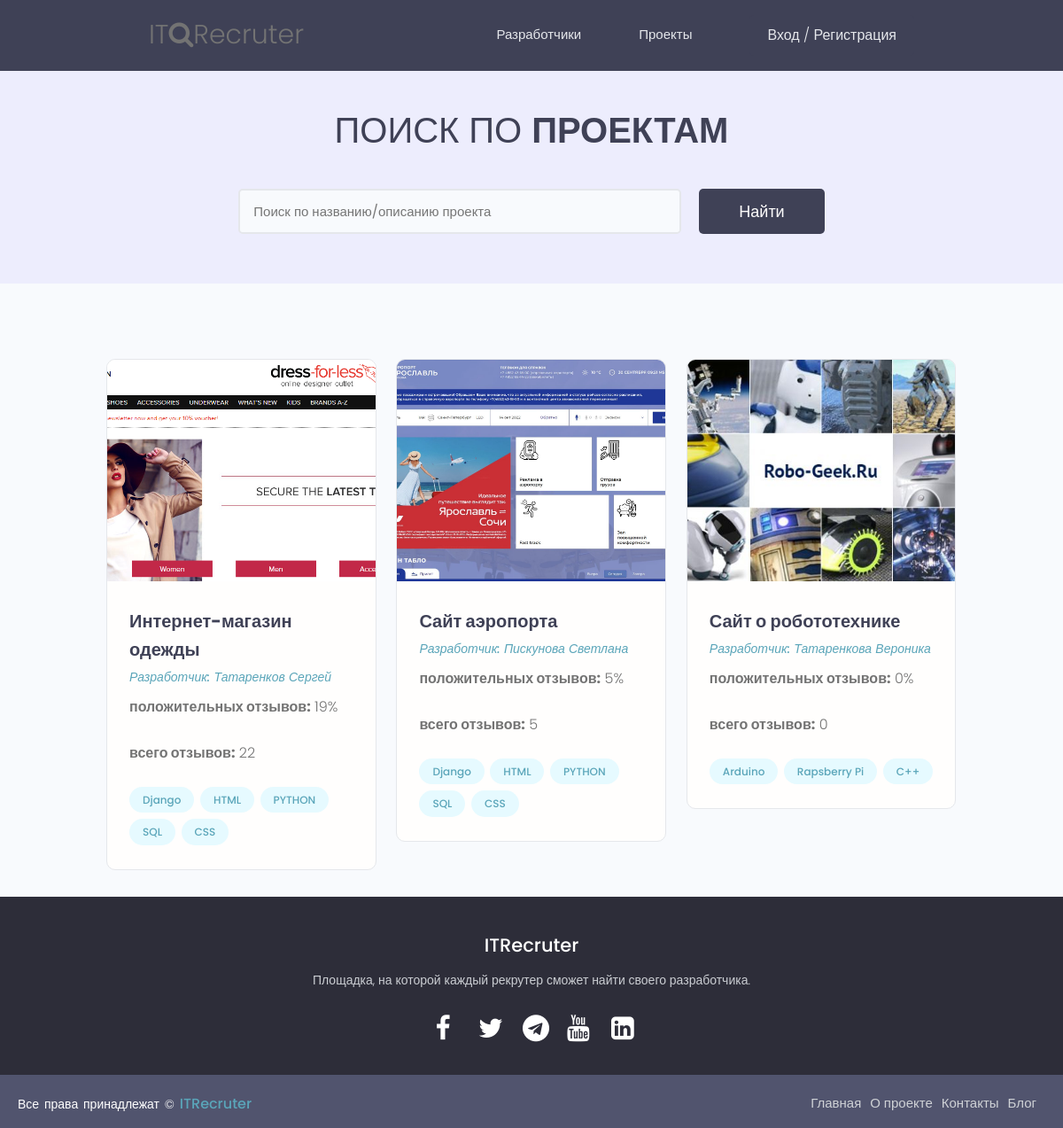
The page / on the database its author committed.
### projects/models.py (models this page shows, shortened)
class Project(models.Model):
    title = models.CharField(max_length=100)
    slug = models.SlugField()
    description = models.TextField(null=True, blank=True)
    image = models.ImageField(null=True, blank=True, default='projects/default.jpg', upload_to='projects')
    tags = models.ManyToManyField(Tag, blank=True)
    total_votes = models.IntegerField(default=0, null=True, blank=True)
    votes_ratio = models.IntegerField(default=0, null=True, blank=True)
    demo_link = models.CharField(max_length=500, null=True, blank=True)
    source_link = models.CharField(max_length=500, null=True, blank=True)
    owner = models.ForeignKey(Profile, blank=True, null=True, on_delete=models.CASCADE)
    created_at = models.DateTimeField(auto_now_add=True)
    id = models.UUIDField(default=uuid.uuid4, unique=True, primary_key=True, editable=False)
    class Meta:
        verbose_name = 'Проект'
        verbose_name_plural = 'Проекты'

class Tag(models.Model):
    name = models.CharField(max_length=100)
    slug = models.SlugField()
    created_at = models.DateTimeField(auto_now_add=True)
    id = models.UUIDField(default=uuid.uuid4, unique=True, primary_key=True, editable=False)
    class Meta:
        verbose_name = 'Тэг'
        verbose_name_plural = 'Тэги'
    def __str__(self):
        return self.name

### users/models.py (models this page shows, shortened)
class Profile(models.Model):
    user = models.OneToOneField(User, on_delete=models.CASCADE, null=True, blank=True)
    username = models.CharField(max_length=50, blank=True, null=True, verbose_name='Никнейм')
    name = models.CharField(max_length=50, blank=True, null=True, verbose_name='Фамилия Имя')
    email = models.EmailField(max_length=50, blank=True, null=True, verbose_name='E-Mail')
    bio = models.TextField(blank=True, null=True, verbose_name='Биография')
    intro = models.CharField(max_length=100, blank=True, null=True, verbose_name='Основная специальность')
    image = models.ImageField(blank=True, null=True, default='profile/default.jpg', upload_to='profile')
    city = models.CharField(max_length=30, blank=True, null=True, verbose_name='Город')
    skills = models.ManyToManyField(Skill, blank=True, verbose_name='Скилы')
    github = models.URLField(blank=True, null=True, verbose_name='GitHub')
    youtube = models.URLField(blank=True, null=True, verbose_name='YouTube')
    twitter = models.URLField(blank=True, null=True, verbose_name='Twitter')
    instagram = models.URLField(blank=True, null=True, verbose_name='Instagram')
    telegram = models.URLField(blank=True, null=True, verbose_name='Telegram')
    linkedin = models.URLField(blank=True, null=True, verbose_name='LinkedIn')
    website = models.URLField(blank=True, null=True, verbose_name='Мой сайт')
    created_at = models.DateTimeField(auto_now_add=True)
    id = models.UUIDField(default=uuid.uuid4, primary_key=True, unique=True, editable=False)
    class Meta:
        verbose_name = 'Профиль пользователя'
        verbose_name_plural = 'Профили пользователей'
        ordering = ['created_at']

### projects/views.py (the view)
# urls.py: path('', ProjectsListView.as_view(), name='projects'),
class ProjectsListView(View):
    def get(self, request):
        projects = Project.objects.all()
        context = {'projects': projects}
        return render(request, 'projects/projects.html', context=context)

### templates/projects/projects.html (shortened to what this page needs)
{% extends 'base.html' %}
{% block content %}
{% load static %}
<main class="projects">
    <section class="hero-section text-center">
        <div class="container container--narrow">
            <div class="hero-section__box">
                                <h2>Поиск по <span>проектам</span></h2>
            </div>
            <div class="hero-section__search">
                <form id='searchForm' class="form" action="{% url 'projects' %}" method="get">
                    <div class="form__field">
                        <input class="input input--text" id="formInput#search" type="text" name="search_query"
                            placeholder="Поиск по названию/описанию проекта" value="{{ search_query }}" />
                    </div>
                    <input class="btn btn--sub btn--lg" type="submit" value="Найти" />
                </form>
            </div>
        </div>
    </section>
    <section class="projectsList">
        <div class="container">
            <div class="grid grid--three">
                {% for project in projects %}
                <div class="column">
                    <div class="card project">
                        <a href="{% url 'project' project.id %}" class="project">
                            <img class="project__thumbnail" src="{{ project.image.url }}" alt="Сдесь должна быть картинка!" />
                            <div class="card__body">
                                <h3 class="project__title">{{ project.title }}</h3>
                                <p><a class="project__author" href="{% url 'user-profile' project.owner.id %}">Разработчик:
                                        {{ project.owner.name }}</a>
                                </p>
                                <p class="project--rating">
                                    <span style="font-weight: bold;">положительных отзывов:</span>  {{ project.votes_ratio }}%
                                </p>
                                 <p class="project--rating">
                                    <span style="font-weight: bold;">всего отзывов:</span> {{ project.total_votes }}
                                </p>
                                <div class="project__tags">
                                    {% for tag in project.tags.all %}
                                    <a href="{% url 'tag' tag.slug %}" class="tag tag--pill tag--main">{{tag}}</a>
                                    {% endfor %}
                                </div>
                            </div>
                        </a>
                    </div>
                </div>
                {% endfor %}
            </div>
        </div>
    </section>
</main>
{% endblock %}

### static/styles/main.css (style rules this page uses)
* { margin: 0; padding: 0; box-sizing: border-box; }
:root { --color-sub: #2d2d39; }
.btn--sub { background-color: var(--color-sub-light); }
.card { border: 2px solid var(--color-light); }
img { width: 100%; }
.hero-section { height: 40vh; display: flex; align-items: center; background-color: var(--color-sub); }
.hero-section__box { margin-bottom: 4rem; }
.hero-section__box > h2, .hero-section__box > h2 > span { font-size: 4rem; color: var(--color-light); line-height: 1.3; text-transform: uppercase; }
.hero-section__box > h2 { font-weight: 300; }
.hero-section__box > h2 > span { font-weight: 700; }
.hero-section__search > .form { display: flex; align-items: center; justify-content: center; gap: 2rem; }
.hero-section__search > .form input.input--text { width: 50rem; }
.project__author { font-size: 1.4rem; font-style: italic; }
.project--rating { margin-bottom: 1.6em; margin-top: .5em; }
.projects > .hero-section { background: var(--color-sub-lighter); height: 30vh; }
.projects .hero-section__box { margin-bottom: 2.5rem; }
.projects .hero-section__box > h2 { color: var(--color-sub); }
.projects .hero-section__box > h2 > span { font-weight: 700; color: var(--color-sub); }
.projectsList { margin-top: 8rem; }
.project__thumbnail { height: 25rem; object-fit: cover; object-position: top center; }
.project__title { font-size: 2rem; font-weight: 700; color: var(--color-sub); }

### static/styles/modules/_variables.css (style rules this page uses)
:root { --color-main: #5aa5b9; --color-main-light: #e6faff; --color-sub: #3f4156; --color-sub-light: #51546e; --color-sub-lighter: #ededfd; --color-text: #737373; --color-gray: #8b8b8b; --color-light: #e5e7eb; --color-light-gray: #767676; --color-bg: #f8fafd; --color-white: #fffefd; --color-white-light: #f3f3f3; --color-success: #359e64; --color-success-bg: #def8e8; --color-error: #fc4b0b; --color-error-bg: #fff2ee; --font-base: 'Poppins', arial, helvetica, 'Segoe UI', roboto, ubuntu, sans-serif; --font-monospace: 'Fira Code', 'Courier New', courier, monospace; --font-regular: 300; --font-medium: 500; --font-bold: 700; --generic-shadow: 1px 1px 5px #00000010; --generic-transition: all 0.3s ease-in-out; }

### static/styles/modules/_base.css (style rules this page uses)
* { margin: 0; padding: 0; box-sizing: border-box; text-rendering: optimizeLegibility; color: inherit; font-size: inherit; }
html { font-size: 50%; }
@media only screen and (min-width: 480px) { html { font-size: 56.25%; } }
@media only screen and (min-width: 1200px) { html { font-size: 62.5%; } }
body { line-height: 1.6; font-weight: 400; font-size: 1.5rem; color: var(--color-text); background-color: var(--color-bg); min-height: 100vh; }

### static/styles/modules/_typography.css (style rules this page uses)
* { font-family: var(--font-base); }
h2 { font-size: 3.6rem; font-weight: var(--font-bold); }
h3 { font-size: 3.2rem; font-weight: var(--font-medium); }
p, span, strong { font-size: 1.6rem; color: var(--color-text); font-weight: var(--font-regular); }
a { padding-bottom: 2px; text-decoration: none; display: inline-block; color: var(--color-main); font-weight: var(--font-medium); }

### static/styles/modules/_utilities.css (style rules this page uses)
.container { width: 92%; max-width: 165rem; margin: 0 auto; box-sizing: border-box; }
.container--narrow { width: 92%; max-width: 120rem; }
@media screen and (min-width: 1000px) { .container { width: 90%; } }
@media screen and (min-width: 1000px) { .container--narrow { width: 85%; } }
@media screen and (min-width: 1200px) { .container { width: 80%; } }
@media screen and (min-width: 1200px) { .container--narrow { width: 72%; } }
.text-center { text-align: center; }

### static/styles/modules/_button.css (style rules this page uses)
.btn { display: inline-block; position: relative; cursor: pointer; background-color: var(--color-light); font-weight: var(--font-medium); color: var(--color-sub); text-decoration: none; padding: 1rem 2rem; border-radius: 0.5rem; border: none; width: -webkit-fit-content; width: -moz-fit-content; width: fit-content; height: -webkit-fit-content; height: -moz-fit-content; height: fit-content; font-size: 1.6rem; outline-width: 0; outline-color: transparent; -webkit-backface-visibility: hidden; backface-visibility: hidden; transition: all 0.3s ease-in-out; }
.btn--sub { background-color: var(--color-sub); color: var(--color-white); }
.btn--lg { font-size: 1.8rem; padding: 1.2rem 4.5rem; }

### static/styles/modules/_card.css (style rules this page uses)
.card { border-radius: 1rem; background-color: var(--color-white); border: 1.5px solid var(--color-light); width: auto; height: auto; margin-top: 0.5rem; margin-bottom: 0.5rem; overflow: hidden; }
.card__body, .card__header { padding: 2rem 2.5rem; }

### rows shown on the page
Project: image (picture), title "Интернет-магазин одежды", owner.name "Татаренков Сергей", votes_ratio "19", total_votes "22"
Tag: name "Django"
Tag: name "HTML"
Tag: name "PYTHON"
Tag: name "SQL"
Tag: name "CSS"
Project: image (picture), title "Сайт аэропорта", owner.name "Пискунова Светлана", votes_ratio "5", total_votes "5"
Project: image (picture), title "Сайт о робототехнике", owner.name "Татаренкова Вероника", votes_ratio "0", total_votes "0"
Tag: name "Arduino"
Tag: name "Rapsberry Pi"
Tag: name "C++"
